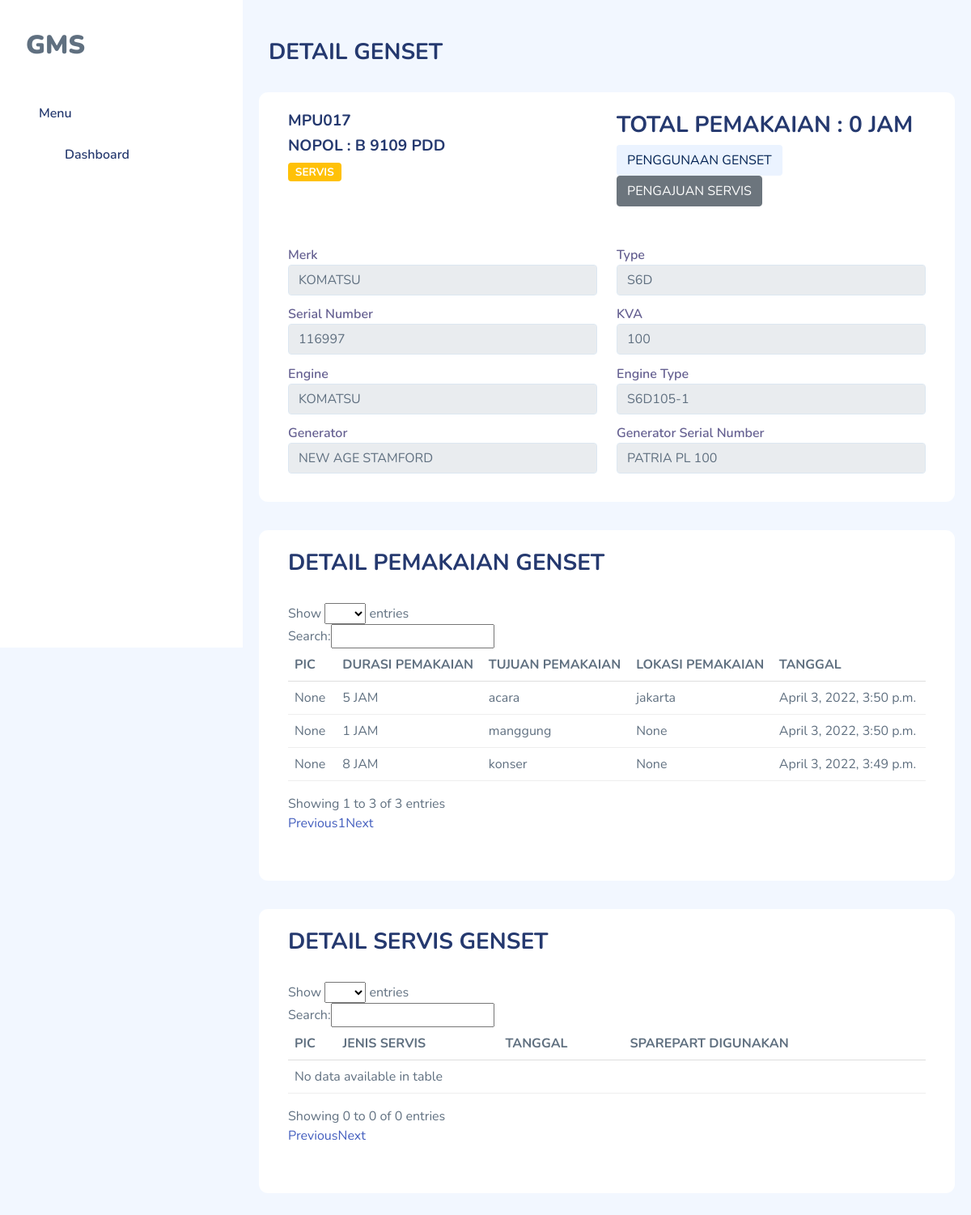
/genset/17, run on the app's committed database.
### app/models.py (models this page shows, shortened)
class DataGenset(models.Model):
    status = (
        ("READY","READY"),
        ("SERVIS","SERVIS"),
        ("DIPAKAI","SERVIS"),
        ("GROUNDED","GROUNDED"),
    )
    jenis_genset = models.CharField(max_length=255, blank=True, null=True)
    sparepart = models.ManyToManyField(SparePart,blank=True)
    merek_genset = models.CharField(max_length=255, null=True, blank=True)
    type_genset = models.CharField(max_length=255, null=True, blank=True)
    sn_genset = models.CharField(max_length=255, null=True, blank=True)
    kva = models.CharField(max_length=255, null=True, blank=True)
    merek_engine = models.CharField(max_length=255, null=True, blank=True)
    type_engine = models.CharField(max_length=255, null=True, blank=True)
    merek_generator = models.CharField(max_length=255, null=True, blank=True)
    sn_generator = models.CharField(max_length=255, null=True, blank=True)
    model_generator = models.CharField(max_length=255, null=True, blank=True)
    nopol = models.CharField(max_length=255, null=True, blank=True)
    status_genset = models.CharField(max_length=255,choices=status, null=True, blank=True)
    jam_penggunaan = models.IntegerField(blank=True, null=True)
    jumlah_servis = models.IntegerField(default=0)

class GensetUtility(models.Model):
    genset = models.ForeignKey(DataGenset,on_delete=models.CASCADE)
    pic = models.CharField(max_length=255, null=True, blank=True)
    lama_penggunaan = models.IntegerField()
    alasan_pemakaian = models.CharField(max_length=255, null=True, blank=True)
    lokasi = models.CharField(max_length=255, null=True, blank=True)
    created_at = models.DateTimeField(auto_now_add=True)
    tanggal_pemakaian = models.DateTimeField(null=True,blank=True)

### app/views.py (the view, shortened to what this page needs)
# urls.py: path('genset/<str:id>', views.detailgenset, name='detailgenset'),
@transaction.atomic
def detailgenset(request, id):
    data = DataGenset.objects.get(id=id)
    form = ServisForm()
    pemakaianform = PemakaianForm()
    context = {
        'data': data,
        'form': form,
        'pemakaian': GensetUtility.objects.order_by('-id'),
        'servis': data.sparepartutility_set.order_by('-id'),
        'pemakaianform':pemakaianform
    }
    return render(request, 'detail_genset.html', context)

### app/templates/detail_genset.html (shortened to what this page needs)
{% extends "base.html" %}
{% load static %}
{% block content %}
    <div class="page-heading">
        <h3>DETAIL GENSET</h3>
    </div>
    <div class="page-content">
        <section class="row">
            <div class="col-12 col-lg-12">
                <div class="row">
                    <div class="card">
                        <div class="card-header">
                            <div class="row">
                                <div class="col-6">
                                    <h1 class="card-title">{{ data.jenis_genset }}</h1>
                                    <h1 class="card-title">NOPOL : {{ data.nopol }}</h1>
                                    <div class="col-6"
                                         hx-target="this"
                                         hx-swap="innerHTML">
                                        <div style="cursor: pointer" class="statusgenset" hx-get="{% url 'dropdownstatus' id=data.id %}">
                                            {% if data.status_genset == "DIPAKAI" %}
                                                <span class="badge bg-primary">{{ data.status_genset }}</span>
                                            {% elif data.status_genset == "GROUNDED" %}
                                                <span class="badge bg-dark">{{ data.status_genset }}</span>
                                            {% elif data.status_genset == "SERVIS" %}
                                                <span class="badge bg-warning">{{ data.status_genset }}</span>
                                            {% elif data.status_genset == "READY" %}
                                                <span class="badge bg-success">{{ data.status_genset }}</span>
                                            {% endif %}
                                        </div>
                                    </div>
                                </div>
                                <div class="col-6">
                                    <h3>TOTAL PEMAKAIAN : {{ data.jam_penggunaan }} JAM</h3>
                                    <button data-bs-toggle="modal"
                                            data-bs-target="#genset_modal" class="btn btn-light-primary">PENGGUNAAN GENSET
                                    </button>
                                    <button data-bs-toggle="modal"
                                            data-bs-target="#servis_modal" class="btn btn-secondary">PENGAJUAN SERVIS
                                    </button>
                                </div>
                            </div>
                        </div>
                        <div class="card-content">
                            <div class="card-body">
                                <form class="form form-vertical">
                                    <div class="form-body">
                                        <div class="row">
                                            <div class="col-6">
                                                <div class="form-group">
                                                    <label for="first-name-vertical">Merk</label>
                                                    <input readonly type="text" id="first-name-vertical"
                                                           class="form-control"
                                                           name="fname" value="{{ data.merek_genset }}">
                                                </div>
                                            </div>
                                            <div class="col-6">
                                                <div class="form-group">
                                                    <label for="email-id-vertical">Type</label>
                                                    <input readonly type="email" id="email-id-vertical"
                                                           class="form-control"
                                                           name="email-id" value="{{ data.type_genset }}">
                                                </div>
                                            </div>
                                            <div class="col-6">
                                                <div class="form-group">
                                                    <label for="contact-info-vertical">Serial Number</label>
                                                    <input readonly type="text" id="contact-info-vertical"
                                                           class="form-control"
                                                           name="contact" value="{{ data.sn_genset }}">
                                                </div>
                                            </div>
                                            <div class="col-6">
                                                <div class="form-group">
                                                    <label for="password-vertical">KVA</label>
                                                    <input readonly type="text" id="password-vertical"
                                                           class="form-control"
                                                           name="contact" value="{{ data.kva }}">
                                                </div>
                                            </div>
                                            <div class="col-6">
                                                <div class="form-group">
                                                    <label for="password-vertical">Engine</label>
                                                    <input readonly type="text" id="password-vertical"
                                                           class="form-control"
                                                           name="contact" value="{{ data.merek_engine }}">
                                                </div>
                                            </div>
                                            <div class="col-6">
                                                <div class="form-group">
                                                    <label for="password-vertical">Engine Type</label>
                                                    <input readonly type="text" id="password-vertical"
                                                           class="form-control"
                                                           name="contact" value="{{ data.type_engine }}">
                                                </div>
                                            </div>
                                            <div class="col-6">
                                                <div class="form-group">
                                                    <label for="password-vertical">Generator</label>
                                                    <input readonly type="text" id="password-vertical"
                                                           class="form-control"
                                                           name="contact" value="{{ data.merek_generator }}">
                                                </div>
                                            </div>
                                            <div class="col-6">
                                                <div class="form-group">
                                                    <label for="password-vertical">Generator Serial Number</label>
                                                    <input readonly type="text" id="password-vertical"
                                                           class="form-control"
                                                           name="contact" value="{{ data.sn_generator }}">
                                                </div>
                                            </div>
                                        </div>
                                    </div>
                                </form>
                            </div>
                        </div>
                    </div>
                </div>
            </div>
            <div class="col-12">
                <div class="row">
                    <div class="card">
                        <div class="card">
                            <div class="card-header">
                                <h3>DETAIL PEMAKAIAN GENSET</h3>
                            </div>
                            <div class="card-body table-responsive">
                                <table class="table table-responsive" id="table1">
                                    <thead>
                                    <tr>
                                        <th>PIC</th>
                                        <th>DURASI PEMAKAIAN</th>
                                        <th>TUJUAN PEMAKAIAN</th>
                                        <th>LOKASI PEMAKAIAN</th>
                                        <th>TANGGAL</th>
                                    </tr>
                                    </thead>
                                    <tbody>
                                    {% for x in pemakaian %}
                                        <tr>
                                            <td>{{ x.pic }}</td>
                                            <td>{{ x.lama_penggunaan }} JAM</td>
                                            <td>{{ x.alasan_pemakaian }}</td>
                                            <td>{{ x.lokasi }}</td>
                                            <td>{{ x.created_at }}</td>
                                        </tr>
                                    {% endfor %}
                                    </tbody>
                                </table>
                            </div>
                        </div>
                    </div>
                </div>
            </div>
            <div class="col-12">
                <div class="row">
                    <div class="card">
                        <div class="card">
                            <div class="card-header">
                                <h3>DETAIL SERVIS GENSET</h3>
                            </div>
                            <div class="card-body table-responsive">
                                <table class="table table-responsive" id="table2">
                                    <thead>
                                    <tr>
                                        <th>PIC</th>
                                        <th>JENIS SERVIS</th>
                                        <th>TANGGAL</th>
                                        <th>SPAREPART DIGUNAKAN</th>
                                    </tr>
                                    </thead>
                                    <tbody>
                                    </tbody>
                                </table>
                            </div>
                        </div>
                    </div>
                </div>
            </div>
        </section>
    </div>
{% endblock content %}

### templates/base.html (shortened to what this page needs)
{% load static %}
<!DOCTYPE html>
<html lang="en">
<head>
    <link rel="stylesheet" href="https://use.fontawesome.com/releases/v5.7.2/css/all.css"
>
    <link rel="stylesheet" href="{% static 'assets/css/bootstrap.css' %}">
    <link rel="stylesheet" href="{% static 'assets/vendors/iconly/bold.css' %}">
    <link rel="stylesheet" href="{% static 'assets/vendors/perfect-scrollbar/perfect-scrollbar.css' %}">
    <link rel="stylesheet" href="{% static 'assets/vendors/bootstrap-icons/bootstrap-icons.css' %}">
    <link rel="stylesheet" href="{% static 'assets/vendors/simple-datatables/style.css' %}">
    <link rel="stylesheet" href="{% static 'assets/css/app.css' %}">
</head>
</head>
<body>
    {% include 'includes/sidebar.html' %}
    <div id="app">
        {% block content %}
        {% endblock content %}
    </div>
</body>
</html>

### app/templates/includes/sidebar.html (shortened to what this page needs)
{% load static %}
{% block content %}
<div id="sidebar" class="active">
    <div class="sidebar-wrapper active">
        <div class="sidebar-header">
            <div class="d-flex justify-content-between">
                <div class="logo">
                    <b>GMS</b>
                </div>
            </div>
        </div>
        <div class="sidebar-menu">
            <ul class="menu">
                <li class="sidebar-title">Menu</li>
                <li class="sidebar-item  {% if request.resolver_match.url_name == 'home' %} active {% endif %}">
                    <a href="{% url 'home' %}" class='sidebar-link'>
                        <i class="bi bi-grid-fill"></i>
                        <span>Dashboard</span>
                    </a>
                </li>
            </ul>
        </div>
    </div>
</div>
<div id="main">
    {% endblock content %}

### data on the page
DataGenset: jenis_genset "MPU017", nopol "B 9109 PDD", status_genset "SERVIS", jam_penggunaan "0", fname "KOMATSU", email-id "S6D", contact "116997", contact "100", contact "KOMATSU", contact "S6D105-1", contact "NEW AGE STAMFORD", contact "PATRIA PL 100"
GensetUtility: pic "None", lama_penggunaan "5", alasan_pemakaian "acara", lokasi "jakarta", created_at "April 3, 2022, 3:50 p.m."
GensetUtility: pic "None", lama_penggunaan "1", alasan_pemakaian "manggung", lokasi "None", created_at "April 3, 2022, 3:50 p.m."
GensetUtility: pic "None", lama_penggunaan "8", alasan_pemakaian "konser", lokasi "None", created_at "April 3, 2022, 3:49 p.m."
